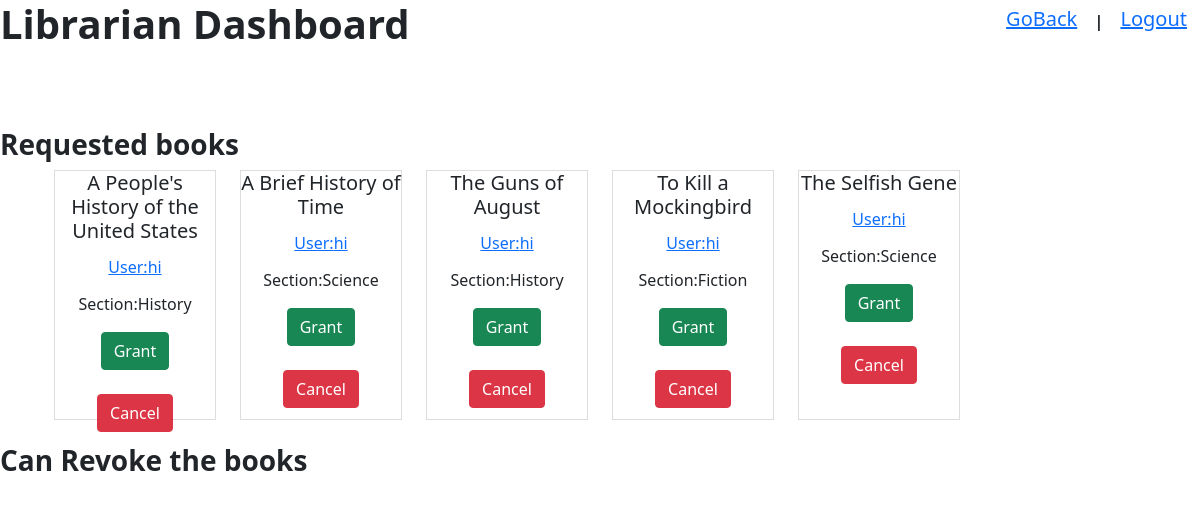
Page /librarian_dashboard/status on the committed database.
### tables this page shows
CREATE TABLE book(ID INT(5) NOT NULL PRIMARY KEY,
			Name CHAR(100) NOT NULL,
			Content CHAR(100) ,
			Author CHAR(25),
                        SectionID INT,price INT(3),
                        rating INT(1),
                        FOREIGN KEY (SectionID) REFERENCES section(ID));

CREATE TABLE user(
			Name CHAR(25) NOT NULL,
			Role char(25),
			uname char(25) NOT NULL PRIMARY KEY,
			Pwd CHAR(100)NOT NULL UNIQUE,
			number int(10),
			email char(50));

CREATE TABLE section(
			ID int(5) NOT NULL PRIMARY KEY,
			Name CHAR(25) NOT NULL,
			Date DATE ,
			Description CHAR(100));

### app.py (the view)
@app.route('/librarian_dashboard/status',methods=['GET','POST'])
def libstatus():
      a3=request.form.get('grant')
      a4=request.form.get('grant1')
      if a3:
            a3=a3.split(',')
            db.libchoice(int(a3[0]),str(a3[1]))
            return redirect('/librarian_dashboard/status')
      if a4:
            a4=a4.split(',')
            db.reject(int(a4[0]),str(a4[1]))
            return redirect('/librarian_dashboard/status')
      a3=request.form.get('revoke')
      if a3!=None:
            a3=a3.split(',')
            db.revoke(int(a3[0]),str(a3[1]))
            return redirect('/librarian_dashboard/status')
      a1=db.libreq("request")
      a2=db.libreq("granted")
      return render_template('libstatus.html',k1=a1,k2=a2)

### dbase.py (called while the page is built)
def libreq(a):
    conn = sqlite3.connect('merge.db')
    cursor = conn.cursor()
    t='''SELECT z.uname, X.Name, A.Name, X.ID FROM book X
    JOIN main Y ON X.ID = Y.bookid JOIN user z ON Y.username = z.uname JOIN section A ON A.ID = X.SectionID WHERE Y.status = ?'''
    cursor.execute(t,(a,))
    k=cursor.fetchall()
    conn.commit()
    conn.close()
    return k

### templates/libstatus.html (shortened to what this page needs)
<!DOCTYPE html><html><head><title>KLlibrary</title>
  <link href="https://cdn.jsdelivr.net/npm/bootstrap@5.3.2/dist/css/bootstrap.min.css" rel="stylesheet">
    <link rel="stylesheet" href="https://maxcdn.bootstrapcdn.com/bootstrap/4.5.2/css/bootstrap.min.css">
    <link href="https://cdn.jsdelivr.net/npm/bootstrap@5.0.0/dist/css/bootstrap.min.css" rel="stylesheet">
</head><body>
<h1><b>Librarian Dashboard</b></h1><br>
<div class="position-relative position-absolute top-0 end-0"><form method="POST" action='/librarian_dashboard/status'>
<a href='/librarian_dashboard' class="btn btn-link"><h5>GoBack</h5></a> <b>|</b>
<a href="/" class="btn btn-link"><h5>Logout</h5></a></div><br>
<br><h3><b>Requested books</b></h3>
<div class="container">
    <div class="row">
{% for i in k1%}
        <div class="col-md-2">
                <div class="book">
                    <h5 class="card-title">{{i[1]}}</h5>
<a href="/{{i[0]}}/user_detail" class="btn btn-link">
			<h6>User:{{i[0]}}</h6> </a>
<p>Section:{{i[2]}}</p>
<button type="text" class="btn btn-success" name="grant" value="{{i[3]}},{{i[0]}}">Grant</button>
<br><br><button type="text" class="btn btn-danger" name="grant1" value="{{i[3]}},{{i[0]}}">Cancel</button>
             </div></div>
{% endfor %}</div></form>
</div></div>
<br><h3><b>Can Revoke the books</b></h3>
</body>
</html>

### templates/libstatus.html (style rules this page uses)
.book { border: 1px solid #ddd;padding:0px;margin:0px; height:250px;text-align: center; }

### rows in the picture
book: Name "A People's History of the United States", uname "hi", Name "History"
book: Name "A Brief History of Time", uname "hi", Name "Science"
book: Name "The Guns of August", uname "hi", Name "History"
book: Name "To Kill a Mockingbird", uname "hi", Name "Fiction"
book: Name "The Selfish Gene", uname "hi", Name "Science"
